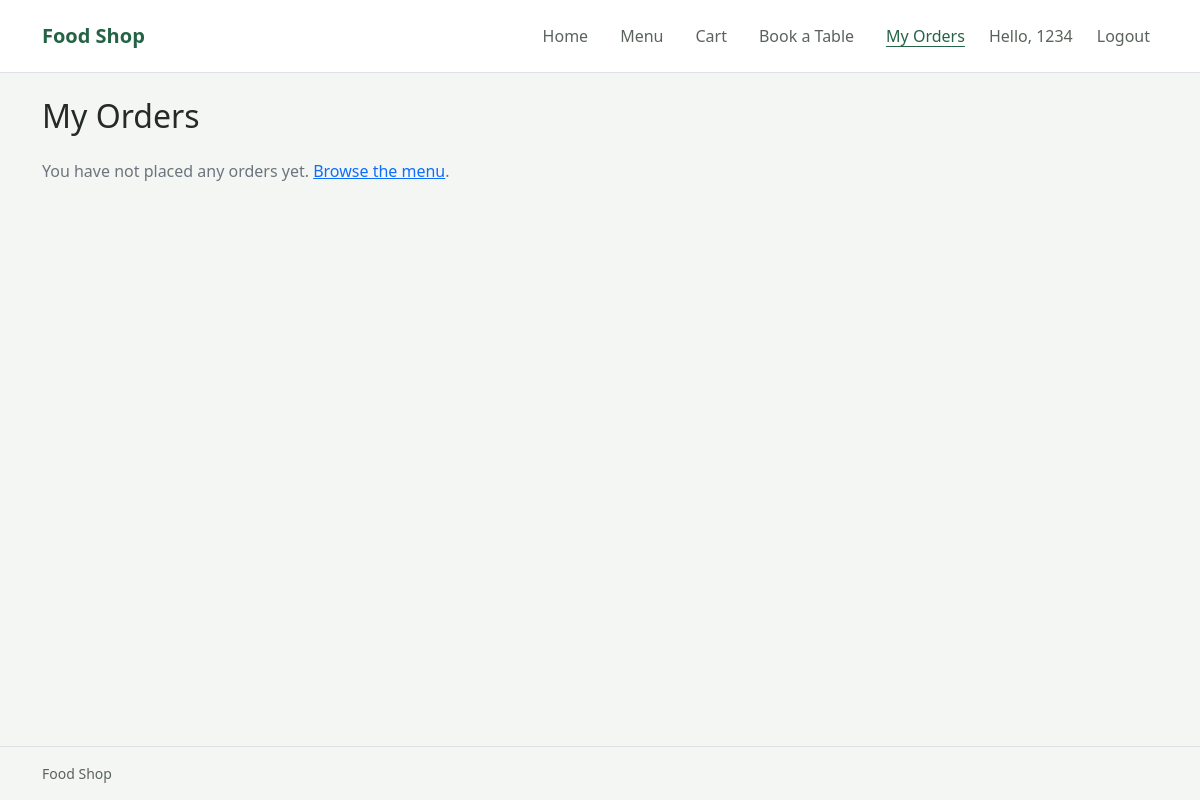
Before: /my_orders (signed in) with the older database file.
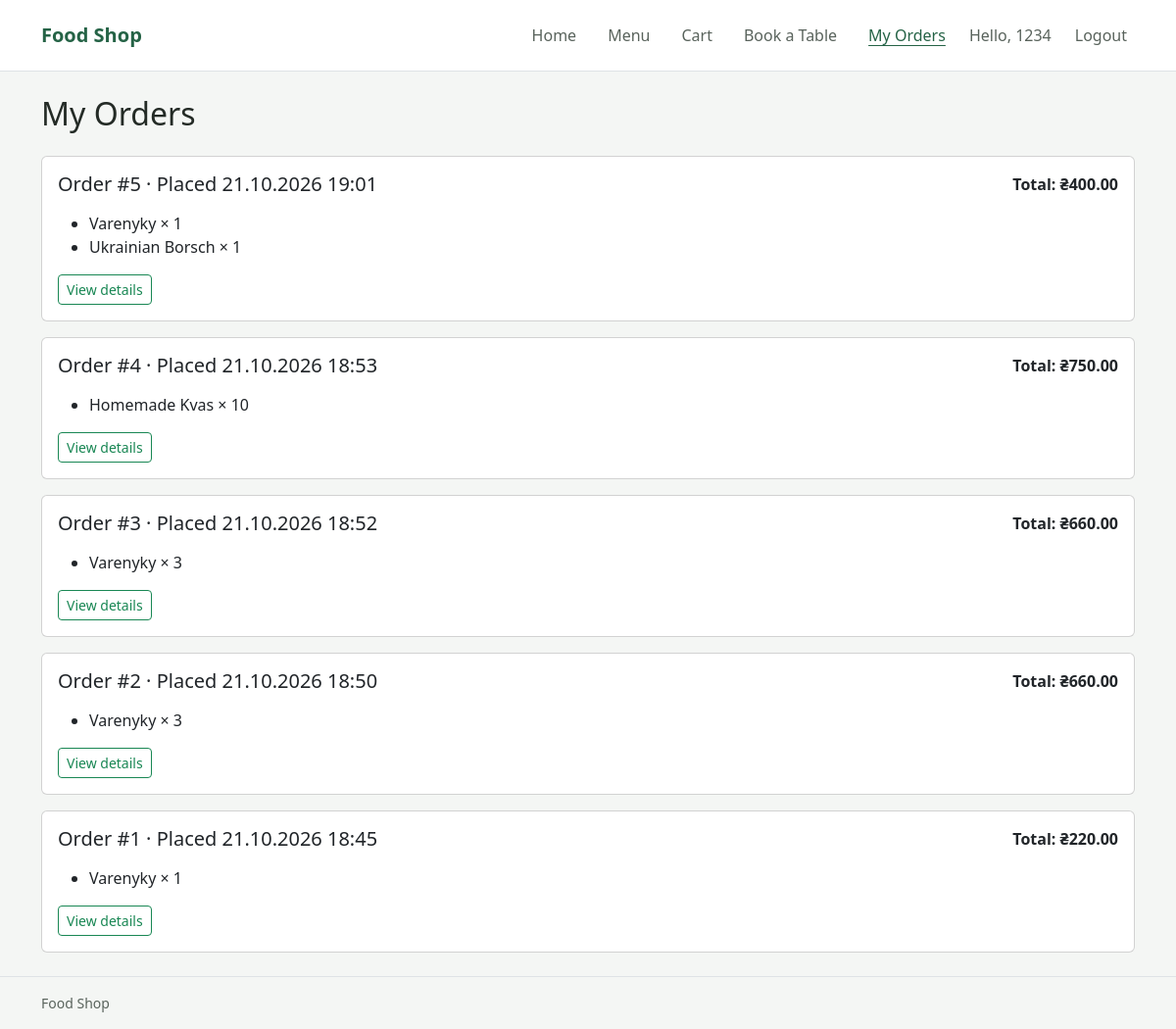
After: the same page with the newer database file.
### database.py (models this page shows)
class Base(DeclarativeBase):
    pass

class Users(Base):
    __tablename__ = "users"
    orders: Mapped[list["Orders"]] = relationship("Orders", back_populates="user")
    customer_orders: Mapped[list["CustomerOrder"]] = relationship(
        "CustomerOrder", back_populates="user"
    )
    reservations: Mapped[list["Reservation"]] = relationship(
        "Reservation", back_populates="user"
    )
    id: Mapped[int] = mapped_column(primary_key=True)
    username: Mapped[str] = mapped_column(String(100), unique=True)
    password: Mapped[str] = mapped_column(String(255))

class CustomerOrder(Base):
    __tablename__ = "customer_orders"
    id: Mapped[int] = mapped_column(primary_key=True)
    user_id: Mapped[int] = mapped_column(ForeignKey("users.id"))
    created_at: Mapped[datetime] = mapped_column(default=datetime.now)
    user: Mapped["Users"] = relationship("Users", back_populates="customer_orders")
    items: Mapped[list["Orders"]] = relationship(
        "Orders", back_populates="customer_order"
    )

class Orders(Base):
    __tablename__ = "orders"
    id: Mapped[int] = mapped_column(primary_key=True)
    user_id: Mapped[int] = mapped_column(ForeignKey("users.id"))
    product_id: Mapped[int] = mapped_column(ForeignKey("products.id"))
    customer_order_id: Mapped[int | None] = mapped_column(
        ForeignKey("customer_orders.id"), nullable=True
    )
    quantity: Mapped[int] = mapped_column()
    user: Mapped["Users"] = relationship("Users", back_populates="orders")
    product: Mapped["Product"] = relationship("Product", back_populates="orders")
    customer_order: Mapped["CustomerOrder | None"] = relationship(
        "CustomerOrder", back_populates="items"
    )

class Product(Base):
    __tablename__ = "products"
    orders: Mapped[list["Orders"]] = relationship("Orders", back_populates="product")
    id: Mapped[int] = mapped_column(primary_key=True)
    name: Mapped[str] = mapped_column(String(100))
    price: Mapped[Decimal] = mapped_column(Numeric(10, 2))
    category: Mapped[str] = mapped_column(String(100))
    description: Mapped[str] = mapped_column(String(500), default="")
    image: Mapped[str] = mapped_column(String(100), default="")

### main.py (the view)
@app.route('/my_orders')
def my_orders():
    if g.user is None:
        flash('Please log in to view your orders.', 'warning')
        return redirect(url_for('login'))
    with SessionLocal() as db:
        customer_orders = db.scalars(
            select(CustomerOrder)
            .options(selectinload(CustomerOrder.items).selectinload(Orders.product))
            .where(CustomerOrder.user_id == g.user.id)
            .order_by(CustomerOrder.created_at.desc(), CustomerOrder.id.desc())
        ).all()
        order_summaries = [
            {
                'order': customer_order,
                'total': sum(
                    (
                        item.product.price * item.quantity
                        for item in customer_order.items
                    ),
                    start=0,
                ),
            }
            for customer_order in customer_orders
        ]
    return render_template('my_orders.html', order_summaries=order_summaries)

### main.py (called while the page is built, shortened)
def csrf_token():
    if 'csrf_token' not in session:
        session['csrf_token'] = secrets.token_hex(32)
    return session['csrf_token']

@app.before_request
def load_user_and_validate_csrf():
    g.user = None
    user_id = session.get('user_id')
    if user_id is not None:
        with SessionLocal() as db:
            g.user = db.get(Users, user_id)
        if g.user is None:
            session.clear()

### templates/my_orders.html (shortened to what this page needs)
{% extends "base.html" %}
{% block content %}
<h1 class="mb-4">My Orders</h1>
{% if order_summaries %}
<div class="d-grid gap-3">
	{% for summary in order_summaries %}
	<section class="card">
		<div class="card-body">
			<div class="d-flex flex-column flex-sm-row justify-content-between gap-2 mb-3">
				<h2 class="h5 mb-0">
					Order #{{ summary.order.id }} · Placed {{ summary.order.created_at.strftime('%d.%m.%Y %H:%M') }}
				</h2>
				<strong>Total: ₴{{ "%.2f"|format(summary.total) }}</strong>
			</div>
			<ul class="mb-3">
				{% for item in summary.order.items %}
				<li>{{ item.product.name }} × {{ item.quantity }}</li>
				{% endfor %}
			</ul>
			<a class="btn btn-outline-success btn-sm" href="{{ url_for('my_order', order_id=summary.order.id) }}">View details</a>
		</div>
	</section>
	{% endfor %}
</div>
{% else %}
<p class="text-secondary">You have not placed any orders yet. <a href="{{ url_for('menu') }}">Browse the menu</a>.</p>
{% endif %}
{% endblock %}

### templates/base.html (shortened to what this page needs)
<!DOCTYPE html>
<html lang="en">
<head>
	<link href="https://cdn.jsdelivr.net/npm/bootstrap@5.3.8/dist/css/bootstrap.min.css" rel="stylesheet">
</head>
<body class="d-flex flex-column min-vh-100">
	<header class="site-header border-bottom">
		<nav class="navbar navbar-expand-lg py-2 py-lg-3" aria-label="Main navigation">
			<div class="container">
				<a class="navbar-brand fw-bold" href="{{ url_for('index') }}">Food Shop</a>
				<div class="collapse navbar-collapse" id="mainNavigation">
					<ul class="navbar-nav ms-auto gap-lg-3">
						<li class="nav-item"><a class="nav-link{% if request.endpoint == 'index' %} active{% endif %}" href="{{ url_for('index') }}"{% if request.endpoint == 'index' %} aria-current="page"{% endif %}>Home</a></li>
						<li class="nav-item"><a class="nav-link{% if request.endpoint == 'menu' %} active{% endif %}" href="{{ url_for('menu') }}"{% if request.endpoint == 'menu' %} aria-current="page"{% endif %}>Menu</a></li>
						<li class="nav-item"><a class="nav-link{% if request.endpoint == 'orders' %} active{% endif %}" href="{{ url_for('orders') }}"{% if request.endpoint == 'orders' %} aria-current="page"{% endif %}>Cart</a></li>
						{% if g.user %}
						<li class="nav-item"><a class="nav-link{% if request.endpoint == 'reservations' %} active{% endif %}" href="{{ url_for('reservations') }}"{% if request.endpoint == 'reservations' %} aria-current="page"{% endif %}>Book a Table</a></li>
						<li class="nav-item"><a class="nav-link{% if request.endpoint in ('my_orders', 'my_order') %} active{% endif %}" href="{{ url_for('my_orders') }}"{% if request.endpoint in ('my_orders', 'my_order') %} aria-current="page"{% endif %}>My Orders</a></li>
						<li class="nav-item"><span class="navbar-text d-block">Hello, {{ g.user.username }}</span></li>
						<li class="nav-item">
							<form action="{{ url_for('logout') }}" method="post">
								<button class="nav-link" type="submit">Logout</button>
							</form>
						</li>
						{% endif %}
					</ul>
				</div>
			</div>
		</nav>
	</header>
	<main class="container flex-grow-1 py-3 py-md-4">
		{% block content %}{% endblock %}
	</main>
	<footer class="site-footer border-top py-3">
		<div class="container">
			<p class="mb-0">Food Shop</p>
		</div>
	</footer>
</body>
</html>

### templates/base.html (style rules this page uses)
:root { --background: #f4f6f4; --surface: #ffffff; --text: #242b26; --muted: #59635c; --accent: #256346; --border: #dce3dd; }
body { background: var(--background); color: var(--text); font-family: "Segoe UI", sans-serif; }
.site-header { background: var(--surface); }
.navbar { --bs-navbar-color: var(--muted); --bs-navbar-hover-color: var(--accent); --bs-navbar-active-color: var(--accent); --bs-navbar-brand-color: var(--accent); --bs-navbar-brand-hover-color: var(--accent); }
.nav-link:hover, .nav-link.active { text-decoration: underline; text-underline-offset: 0.25rem; }
main { overflow-wrap: anywhere; }
h1 { margin-top: 0; font-size: 2rem; }
.site-footer { color: var(--muted); font-size: 0.875rem; }

Changed rows visible on the page:
added CustomerOrder: order.id "5", order.created_at "21.10.2026 19:01"
added Orders: product.name "Varenyky", quantity "1", shown under "5"
added Orders: product.name "Ukrainian Borsch", quantity "1", shown under "5"
added CustomerOrder: order.id "4", order.created_at "21.10.2026 18:53"
added Orders: product.name "Homemade Kvas", quantity "10", shown under "4"
added CustomerOrder: order.id "3", order.created_at "21.10.2026 18:52"
added Orders: product.name "Varenyky", quantity "3"
added CustomerOrder: order.id "2", order.created_at "21.10.2026 18:50"
added Orders: product.name "Varenyky", quantity "3", shown under "2"
added CustomerOrder: order.id "1", order.created_at "21.10.2026 18:45"
added Orders: product.name "Varenyky", quantity "1"
Other visible differences:
new list line: "Order # · Placed Total: ₴ 400.00 View details"
new list line: "Order # · Placed Total: ₴ 750.00 View details"
new list line: "Order # · Placed Total: ₴ 660.00 View details"
new list line: "Order # · Placed Total: ₴ 220.00 View details"
text no longer shown: "You have not placed any orders yet. Browse the menu ."
